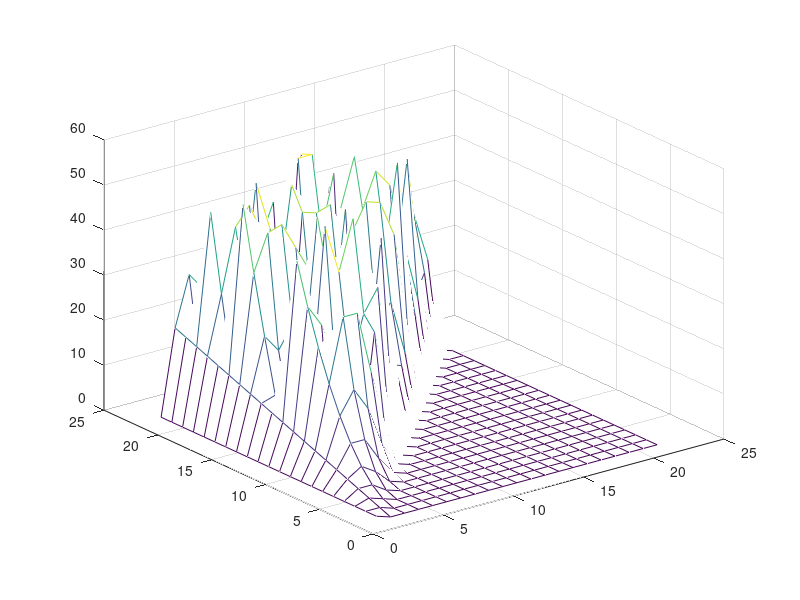

MATLAB code for this plot:
% Programming Fundamentals Using MATLAB, Michael Weeks Copyright 2020
% 
% pascal4.m
%
% Make a Pascal's triangle.
% Optional argument "iterations" gives the number of outputs.
%
%
% Usage:
%   pascal4(iterations)
%
% Example:
%   pascal4()
%   pascal4('11')
%

function pascal4(varargin)

% Get the number passed, or use a default value.
if (nargin >= 1)
    iterationsString = varargin{1};
    iterations = str2num(iterationsString);
else 
    iterations = 21;
end

% iterations should be an odd number.
if (mod(iterations, 2) == 0)
    % This number is even, so make it odd.
    iterations = iterations + 1;
end

% Allocate the matrix memory
q = zeros(iterations, iterations);

% Put in the initial value
q(1,1) = 1;
% Here are a few of the next values, to show the pattern.
% q(2,1) = q(1,1);
% q(2,2) = q(1,1) + q(1,2);
% 
% q(3,1) = q(2,1);
% q(3,2) = q(2,1) + q(2,2);
% q(3,3) = q(2,2) + q(2,3);

% Populate the matrix q 
% Every q(row,col) value is q(row-1, col-1) + q(row-1, col),
% i.e. the sum of the value in the row above, and above-left
for row=2:iterations
    q(row,1) = q(row-1, 1);
    for col=2:iterations
        % disp(sprintf('q(%d, %d) = q(%d, %d) + q(%d, %d)', ...
        %     row, col, row-1, col-1, row-1, col));
        q(row, col) = q(row-1, col-1) + q(row-1, col);
    end
end

% Now map the numbers to lower-case letters.
chars2print = ' abcdefghijklmnopqrstuvwxyzABCDEFGHIJKLMNOPQRSTUVWXYZ';
chars2printLength = length(chars2print);
% Make a new matrix with just the values we can print.
% p will be the same as q, for small values.
p = mod(q, chars2printLength) + 1;

% % This is an alternate way to show the data.
% figure();
% hold on;
% colorArray = 'bgrkmcy';
% for row=1:iterations
%     % Make a colorIndex by mapping the row to one of the 
%     % colorArray characters.
%     colorIndex = mod(row, length(colorArray)) + 1;
%     bar(1:iterations, p(row,:), colorArray(colorIndex));
%     % plot(1:iterations, p(row,:), colorArray(colorIndex));
% end

% Output the data graphically. 
figure();
mesh(1:iterations, 1:iterations, p);
